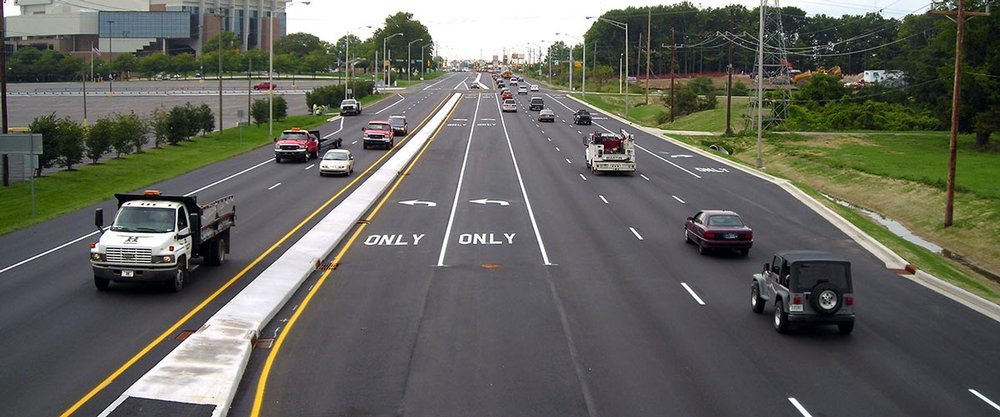
#> input picture images/sample0.jpg, 1000 x 417 px, given in place of sample0.jpg.jpg, which was not available
$ python source.py
#> lines starting #> are read from the running program, lines starting #| are printed output that depends on the picture; after the words box and inside, x2 and y2 are one past the last pixel; in counts of white or black regions, pixels touching at a corner belong together; pictures that were not available may be replaced by others from this repository, and a replacement may not be noted
import cv2
import numpy as np
num = input("Type 0 or 1 to show image \n")
#> the answer given: images/sample0.jpg
print(num)
path = "images/sample{}.jpg"

img = cv2.imread(path.format(num))
#> img is the input picture: shape (417, 1000, 3); mean B, G, R 92.8, 100.2, 99.5
kernelSize = 5
kernel = np.ones((5,5),np.uint8)
gray = cv2.cvtColor(img, cv2.COLOR_BGR2GRAY)
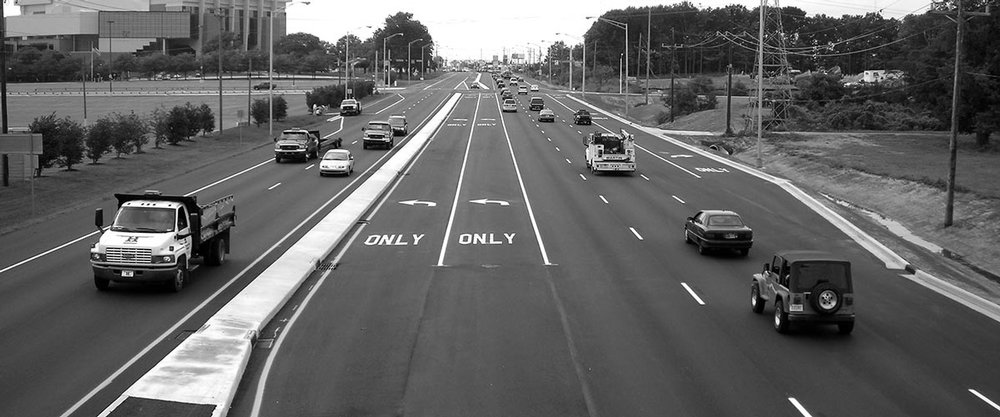
#> gray: shape (417, 1000); min 0, max 255, mean 99.1

hsv = cv2.cvtColor(img,cv2.COLOR_BGR2HSV)
#> hsv: shape (417, 1000, 3); mean H, S, V 88.6, 49, 105.1
blur_gray = cv2.GaussianBlur(gray,(kernelSize,kernelSize),0)
ret,thresh = cv2.threshold(hsv, 230,255, cv2.THRESH_BINARY)
#> thresh: shape (417, 1000, 3); mean H, S, V 0, 2.6, 19.3
thresh = cv2.morphologyEx(thresh,cv2.MORPH_CLOSE,kernel)
#> thresh: shape (417, 1000, 3); mean H, S, V 0, 5.5, 22
#cv2.imshow("",thresh)
range = cv2.inRange(thresh, (0,0,127),(0,0,255))
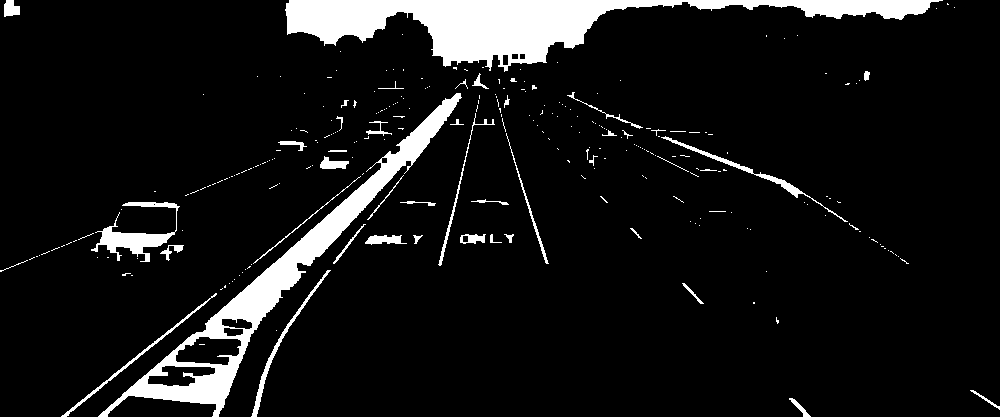
#> range: shape (417, 1000); 8.6% white; 268 white regions (224 under 20 px), largest, box (x1, y1, x2, y2) and area: (285, 0, 943, 72) 17039, (98, 93, 462, 417) 11314, (91, 202, 180, 262) 1518
edges = cv2.Canny(range, 100, 300,apertureSize=3, L2gradient=True)
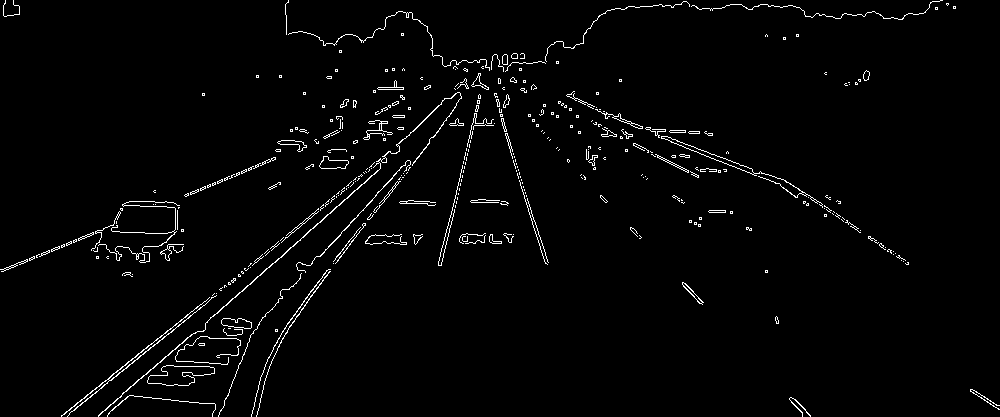
#> edges: shape (417, 1000); 2.2% white in thin lines or dots
#cv2.imshow("edge",edges)
closed = cv2.morphologyEx(edges,cv2.MORPH_CLOSE,kernel)
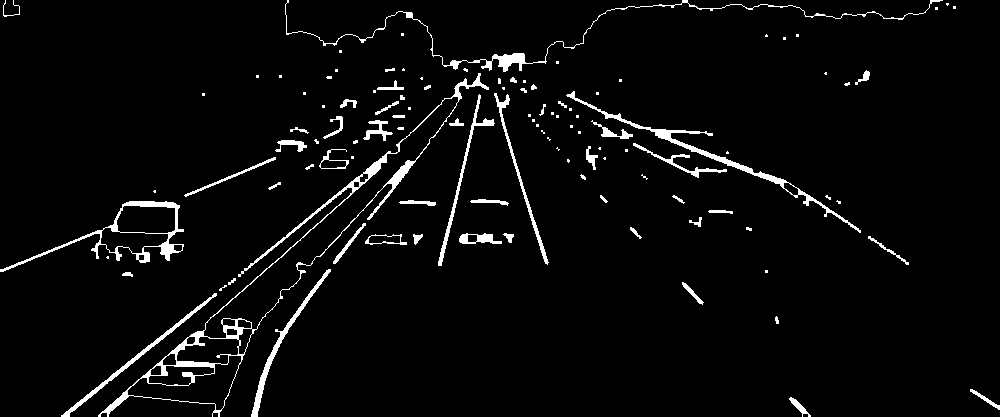
#> closed: shape (417, 1000); 3.8% white; 111 white regions (57 under 20 px), largest, box (x1, y1, x2, y2) and area: (98, 73, 489, 417) 3725, (566, 91, 861, 233) 1524, (285, 0, 943, 72) 1459
#cv2.imshow("closed",closed)
minLLength = 100
maxLGap = 15
lines = cv2.HoughLinesP(closed, 1, np.pi/180, 100, minLineLength=minLLength, maxLineGap=maxLGap)
#> lines = 27 rows, first 6: [64, 416, 399, 145], [62, 416, 409, 135], [66, 416, 287, 237], [145, 377, 327, 214], [0, 270, 116, 223], [0, 271, 116, 224]
for line in lines:
    for x1,y1,x2,y2 in line:
        cv2.line(img,(x1, y1),(x2, y2),(127,255,127),2)
#> this loop made 27 passes
#> line on passes 1 to 12: [[64, 416, 399, 145]], [[62, 416, 409, 135]], [[66, 416, 287, 237]], [[145, 377, 327, 214]], [[0, 270, 116, 223]], [[0, 271, 116, 224]], [[280, 331, 413, 161]], [[575, 100, 809, 195]], [[280, 333, 449, 116]], [[598, 111, 816, 200]], [[275, 262, 399, 151]], [[439, 265, 486, 61]]
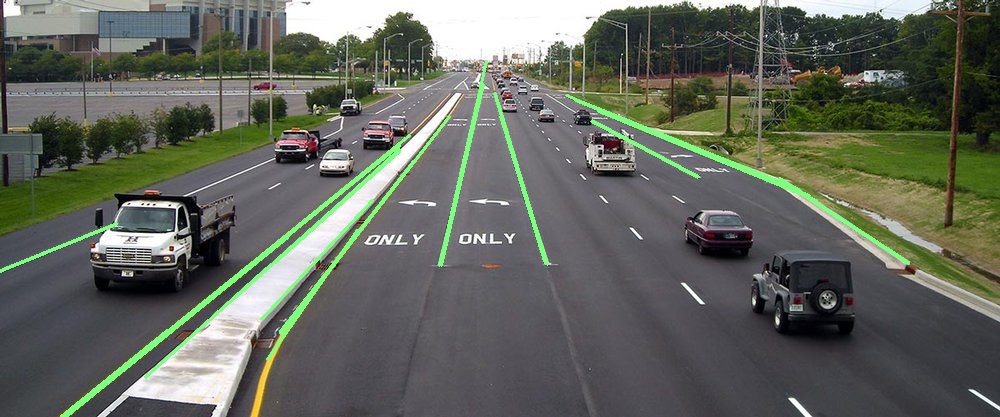
#> img: shape (417, 1000, 3); 2.53% of pixels changed, all inside (x1, y1, x2, y2) = (0, 60, 910, 417)
cv2.imshow("lines", img)
cv2.imwrite("output.jpg",img)
cv2.waitKey(0)
cv2.destroyAllWindows()
